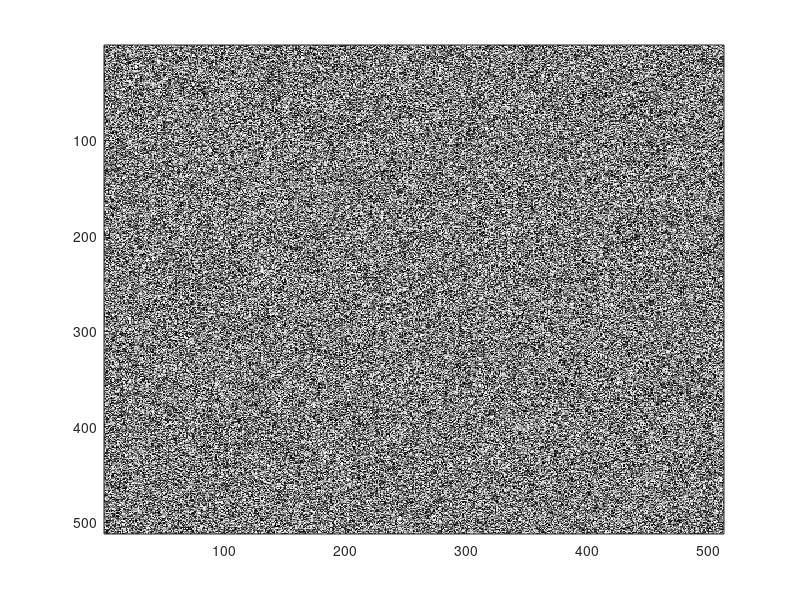
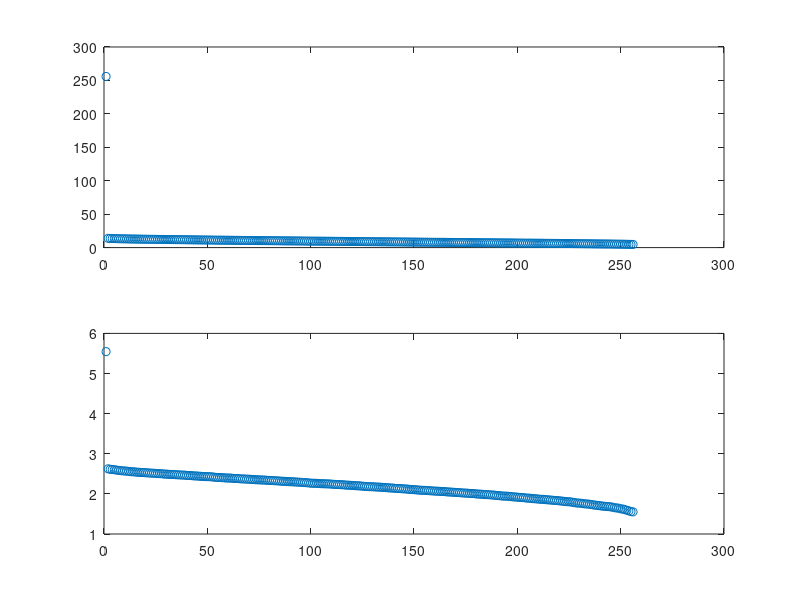
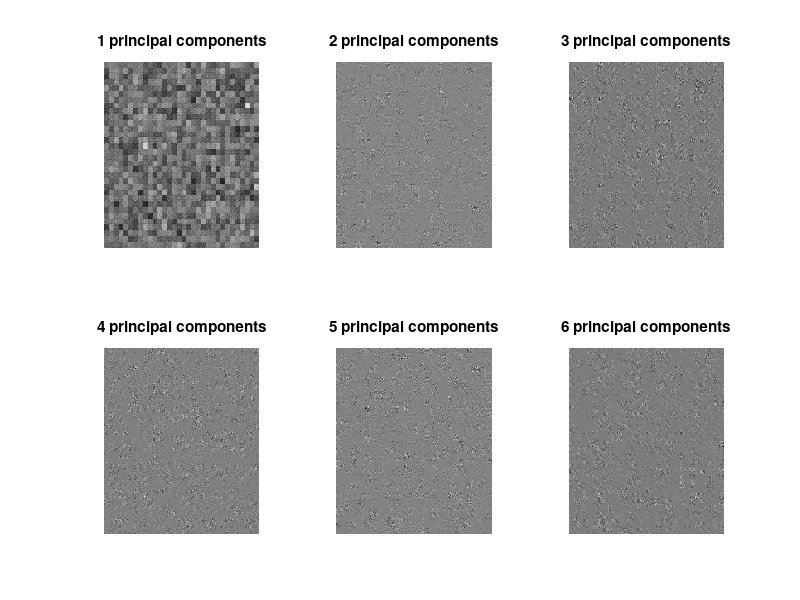
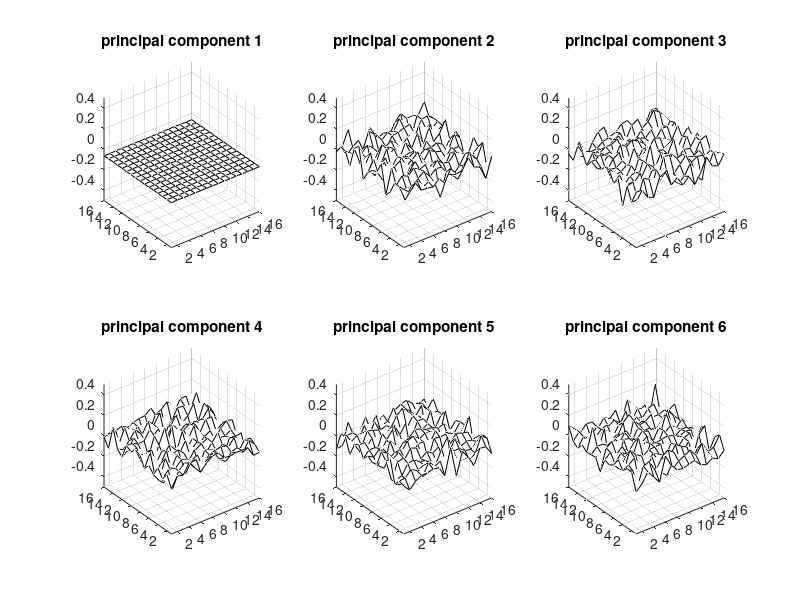

Write MATLAB code to recreate these figures, in order.
%im = double(imread('middlebury.png'));
%im = double(imread('cameraman.png'));
%im = double(imread('flowergarden.png'));
%im = double(imread('baboon.png'));
im = rand(512,512);
%im = double(imread('ploop.png'));
size(im)
figure(10); colormap('gray');imagesc(im);

N = 16;
A = im2col(im,[N N],'distinct');
size(A)

%%

[PC, S] = svd(A);
PM = diag(S);
figure(11);
subplot(2,1,1);plot(PM,'o');
subplot(2,1,2);plot(log(PM),'o');
%%

figure(12);colormap('gray');
for M=(1:6),
c=PC(:,M)'*A;    %Compute coordinates from blocks
Arec=PC(:,M)*c;  %Reconstruct blocks from coordinates
imrec=col2im(Arec,[N N],size(im),'distinct');  %Reshape into image
subplot(2,3,M);imagesc(imrec);axis('off');     %Display image
title(sprintf('%d principal components',M));   %Set title
end

%%

figure(14);colormap('gray');
for cnt=1:6,
subplot(2,3,cnt);h=mesh(reshape(PC(:,cnt),N,N));
set(h,'edgecolor','black');axis([1 N 1 N -0.5 0.5]);
title(sprintf('principal component %d',cnt));
end
